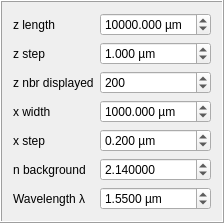
              <widget class="QFrame" name="frame_window">
               <property name="minimumSize">
                <size>
                 <width>200</width>
                 <height>0</height>
                </size>
               </property>
               <property name="maximumSize">
                <size>
                 <width>350</width>
                 <height>16777215</height>
                </size>
               </property>
               <property name="frameShape">
                <enum>QFrame::Box</enum>
               </property>
               <property name="frameShadow">
                <enum>QFrame::Raised</enum>
               </property>
               <layout class="QFormLayout" name="formLayout_10">
                <item row="0" column="0">
                 <widget class="QLabel" name="label_length">
                  <property name="toolTip">
                   <string>Size of the computed window over z</string>
                  </property>
                  <property name="accessibleDescription">
                   <string/>
                  </property>
                  <property name="text">
                   <string>z length</string>
                  </property>
                  <property name="openExternalLinks">
                   <bool>false</bool>
                  </property>
                  <property name="buddy">
                   <cstring>frame_light</cstring>
                  </property>
                 </widget>
                </item>
                <item row="0" column="1">
                 <widget class="QDoubleSpinBox" name="doubleSpinBox_length_z">
                  <property name="toolTip">
                   <string>Size of the computed window over z</string>
                  </property>
                  <property name="correctionMode">
                   <enum>QAbstractSpinBox::CorrectToNearestValue</enum>
                  </property>
                  <property name="suffix">
                   <string> µm</string>
                  </property>
                  <property name="decimals">
                   <number>3</number>
                  </property>
                  <property name="minimum">
                   <double>0.001000000000000</double>
                  </property>
                  <property name="maximum">
                   <double>100000.000000000000000</double>
                  </property>
                  <property name="value">
                   <double>10000.000000000000000</double>
                  </property>
                 </widget>
                </item>
                <item row="1" column="0">
                 <widget class="QLabel" name="label_dist_z">
                  <property name="toolTip">
                   <string>Step over z in µm</string>
                  </property>
                  <property name="text">
                   <string>z step</string>
                  </property>
                 </widget>
                </item>
                <item row="1" column="1">
                 <widget class="QDoubleSpinBox" name="doubleSpinBox_dist_z">
                  <property name="toolTip">
                   <string>Step over z in µm</string>
                  </property>
                  <property name="correctionMode">
                   <enum>QAbstractSpinBox::CorrectToNearestValue</enum>
                  </property>
                  <property name="suffix">
                   <string> µm</string>
                  </property>
                  <property name="decimals">
                   <number>3</number>
                  </property>
                  <property name="minimum">
                   <double>0.001000000000000</double>
                  </property>
                  <property name="maximum">
                   <double>100000.000000000000000</double>
                  </property>
                  <property name="value">
                   <double>1.000000000000000</double>
                  </property>
                 </widget>
                </item>
                <item row="2" column="0">
                 <widget class="QLabel" name="label_nbr_z_disp">
                  <property name="toolTip">
                   <string>Number of points to display over z</string>
                  </property>
                  <property name="text">
                   <string>z nbr displayed</string>
                  </property>
                 </widget>
                </item>
                <item row="2" column="1">
                 <widget class="QSpinBox" name="spinBox_nbr_z_disp">
                  <property name="toolTip">
                   <string>Number of points to display over z</string>
                  </property>
                  <property name="correctionMode">
                   <enum>QAbstractSpinBox::CorrectToNearestValue</enum>
                  </property>
                  <property name="minimum">
                   <number>1</number>
                  </property>
                  <property name="maximum">
                   <number>10000</number>
                  </property>
                  <property name="value">
                   <number>200</number>
                  </property>
                  <property name="displayIntegerBase">
                   <number>10</number>
                  </property>
                 </widget>
                </item>
                <item row="3" column="0">
                 <widget class="QLabel" name="label_length_x">
                  <property name="toolTip">
                   <string>Size of the compute window over x in µm</string>
                  </property>
                  <property name="text">
                   <string>x width</string>
                  </property>
                 </widget>
                </item>
                <item row="3" column="1">
                 <widget class="QDoubleSpinBox" name="doubleSpinBox_length_x">
                  <property name="toolTip">
                   <string>Size of the compute window over x in µm</string>
                  </property>
                  <property name="correctionMode">
                   <enum>QAbstractSpinBox::CorrectToNearestValue</enum>
                  </property>
                  <property name="suffix">
                   <string> µm</string>
                  </property>
                  <property name="decimals">
                   <number>3</number>
                  </property>
                  <property name="minimum">
                   <double>0.001000000000000</double>
                  </property>
                  <property name="maximum">
                   <double>10000.000000000000000</double>
                  </property>
                  <property name="value">
                   <double>1000.000000000000000</double>
                  </property>
                 </widget>
                </item>
                <item row="4" column="0">
                 <widget class="QLabel" name="label_dist_x">
                  <property name="toolTip">
                   <string>Step over x in µm</string>
                  </property>
                  <property name="text">
                   <string>x step</string>
                  </property>
                 </widget>
                </item>
                <item row="4" column="1">
                 <widget class="QDoubleSpinBox" name="doubleSpinBox_dist_x">
                  <property name="toolTip">
                   <string>Step over x in µm</string>
                  </property>
                  <property name="correctionMode">
                   <enum>QAbstractSpinBox::CorrectToNearestValue</enum>
                  </property>
                  <property name="suffix">
                   <string> µm</string>
                  </property>
                  <property name="decimals">
                   <number>3</number>
                  </property>
                  <property name="minimum">
                   <double>0.001000000000000</double>
                  </property>
                  <property name="maximum">
                   <double>100.000000000000000</double>
                  </property>
                  <property name="value">
                   <double>0.200000000000000</double>
                  </property>
                 </widget>
                </item>
                <item row="5" column="0">
                 <widget class="QLabel" name="label_n">
                  <property name="toolTip">
                   <string>Refractive index of the background &quot;cladding&quot;</string>
                  </property>
                  <property name="text">
                   <string>n background</string>
                  </property>
                 </widget>
                </item>
                <item row="5" column="1">
                 <widget class="QDoubleSpinBox" name="doubleSpinBox_n">
                  <property name="toolTip">
                   <string>Refractive index of the cladding</string>
                  </property>
                  <property name="correctionMode">
                   <enum>QAbstractSpinBox::CorrectToNearestValue</enum>
                  </property>
                  <property name="decimals">
                   <number>6</number>
                  </property>
                  <property name="minimum">
                   <double>1.000000000000000</double>
                  </property>
                  <property name="maximum">
                   <double>1000.000000000000000</double>
                  </property>
                  <property name="singleStep">
                   <double>0.100000000000000</double>
                  </property>
                  <property name="value">
                   <double>2.140000000000000</double>
                  </property>
                 </widget>
                </item>
                <item row="6" column="1">
                 <widget class="QDoubleSpinBox" name="doubleSpinBox_lo">
                  <property name="toolTip">
                   <string> Wavelengh in µm</string>
                  </property>
                  <property name="correctionMode">
                   <enum>QAbstractSpinBox::CorrectToNearestValue</enum>
                  </property>
                  <property name="suffix">
                   <string> µm</string>
                  </property>
                  <property name="decimals">
                   <number>4</number>
                  </property>
                  <property name="minimum">
                   <double>0.010000000000000</double>
                  </property>
                  <property name="maximum">
                   <double>100.000000000000000</double>
                  </property>
                  <property name="value">
                   <double>1.550000000000000</double>
                  </property>
                 </widget>
                </item>
                <item row="6" column="0">
                 <widget class="QLabel" name="label_lo">
                  <property name="toolTip">
                   <string> Wavelengh in µm</string>
                  </property>
                  <property name="text">
                   <string>Wavelength λ</string>
                  </property>
                 </widget>
                </item>
               </layout>
              </widget>
